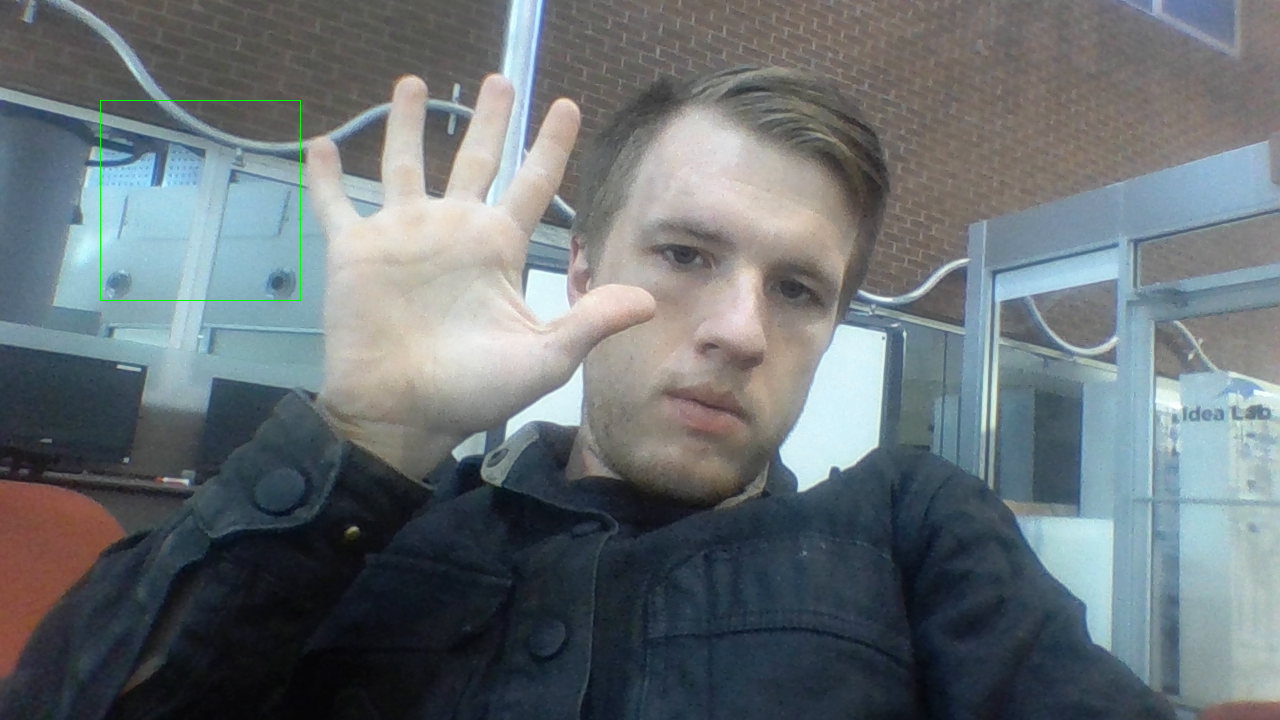
#> input picture test.png, 1280 x 720 px, given in place of the camera
$ python test.py
#> lines starting #> are read from the running program, lines starting #| are printed output that depends on the picture; after the words box and inside, x2 and y2 are one past the last pixel; in counts of white or black regions, pixels touching at a corner belong together
#!/usr/bin/python

# **********************************************
# * Hand Gesture Recognition Implementation v1.0
# * 2 July 2016
# * Mahaveer Verma
# **********************************************

import cv2
import numpy as np
import math
# Variables & parameters
hsv_thresh_lower=150
gaussian_ksize=11
gaussian_sigma=0
morph_elem_size=13
median_ksize=3
capture_box_count=9
capture_box_dim=20
capture_box_sep_x=8
capture_box_sep_y=18
capture_pos_x=500
capture_pos_y=150
cap_region_x_begin=0.5 # start point/total width
cap_region_y_end=0.8 # start point/total width
finger_thresh_l=2.0
finger_thresh_u=3.8
radius_thresh=0.04 # factor of width of full frame
first_iteration=True
finger_ct_history=[0,0]
bg_captured = 0
capture_done = 0

# ------------------------ Function declarations ------------------------ #

# 1. Hand capture histogram
# [138 lines left out: functions hand_capture, hand_threshold, hand_contour_find, mark_fingers, mark_hand_center, find_gesture and 1 more, not called in this run]

# ------------------------ BEGIN ------------------------ #

# Camera
camera = cv2.VideoCapture(0)
while(1):
    # Capture frame from camera
    ret, frame = camera.read()
#> frame is the input picture: shape (720, 1280, 3); mean B, G, R 117, 112.9, 105.1
    frame=cv2.bilateralFilter(frame,5,50,100)
    # Operations on the frame
    frame=cv2.flip(frame,1)
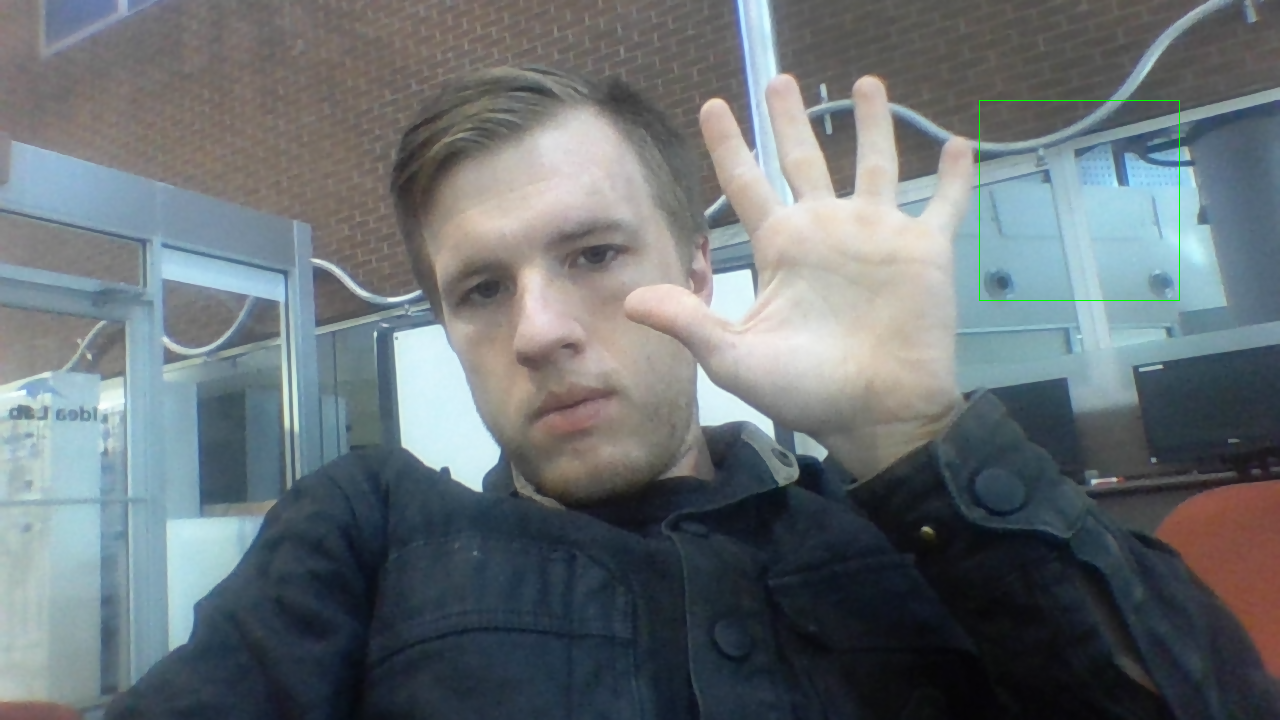
#> frame: shape (720, 1280, 3); mean B, G, R 117, 112.9, 105.1
    cv2.rectangle(frame,(int(cap_region_x_begin*frame.shape[1]),0),(frame.shape[1],int(cap_region_y_end*frame.shape[0])),(255,0,0),1)
    frame_original=np.copy(frame)
    if(bg_captured):

        fg_frame=remove_bg(frame)

    if (not (capture_done and bg_captured)):
        if(not bg_captured):
            cv2.putText(frame,"Remove hand from the frame and press 'b' to capture background",(int(0.05*frame.shape[1]),int(0.97*frame.shape[0])),cv2.FONT_HERSHEY_SIMPLEX,0.5,(0,255,255),1,8)
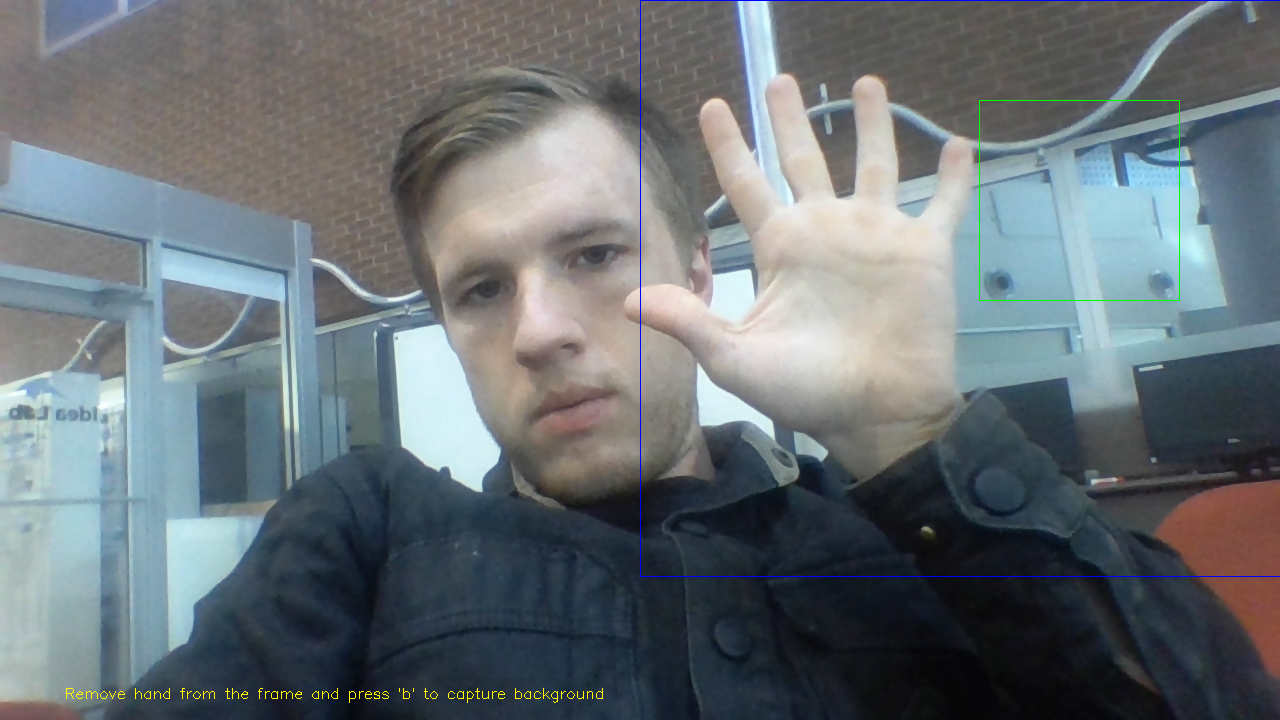
#> frame: shape (720, 1280, 3); mean B, G, R 117.3, 112.9, 105.1
        else:
            cv2.putText(frame,"Place hand inside boxes and press 'c' to capture hand histogram",(int(0.08*frame.shape[1]),int(0.97*frame.shape[0])),cv2.FONT_HERSHEY_SIMPLEX,0.5,(0,255,255),1,8)
        first_iteration=True
        finger_ct_history=[0,0]
        box_pos_x=np.array([capture_pos_x,capture_pos_x+capture_box_dim+capture_box_sep_x,capture_pos_x+2*capture_box_dim+2*capture_box_sep_x,capture_pos_x,capture_pos_x+capture_box_dim+capture_box_sep_x,capture_pos_x+2*capture_box_dim+2*capture_box_sep_x,capture_pos_x,capture_pos_x+capture_box_dim+capture_box_sep_x,capture_pos_x+2*capture_box_dim+2*capture_box_sep_x],dtype=int)
        box_pos_y=np.array([capture_pos_y,capture_pos_y,capture_pos_y,capture_pos_y+capture_box_dim+capture_box_sep_y,capture_pos_y+capture_box_dim+capture_box_sep_y,capture_pos_y+capture_box_dim+capture_box_sep_y,capture_pos_y+2*capture_box_dim+2*capture_box_sep_y,capture_pos_y+2*capture_box_dim+2*capture_box_sep_y,capture_pos_y+2*capture_box_dim+2*capture_box_sep_y],dtype=int)
        for i in range(capture_box_count):
            cv2.rectangle(frame,(box_pos_x[i],box_pos_y[i]),(box_pos_x[i]+capture_box_dim,box_pos_y[i]+capture_box_dim),(255,0,0),1)
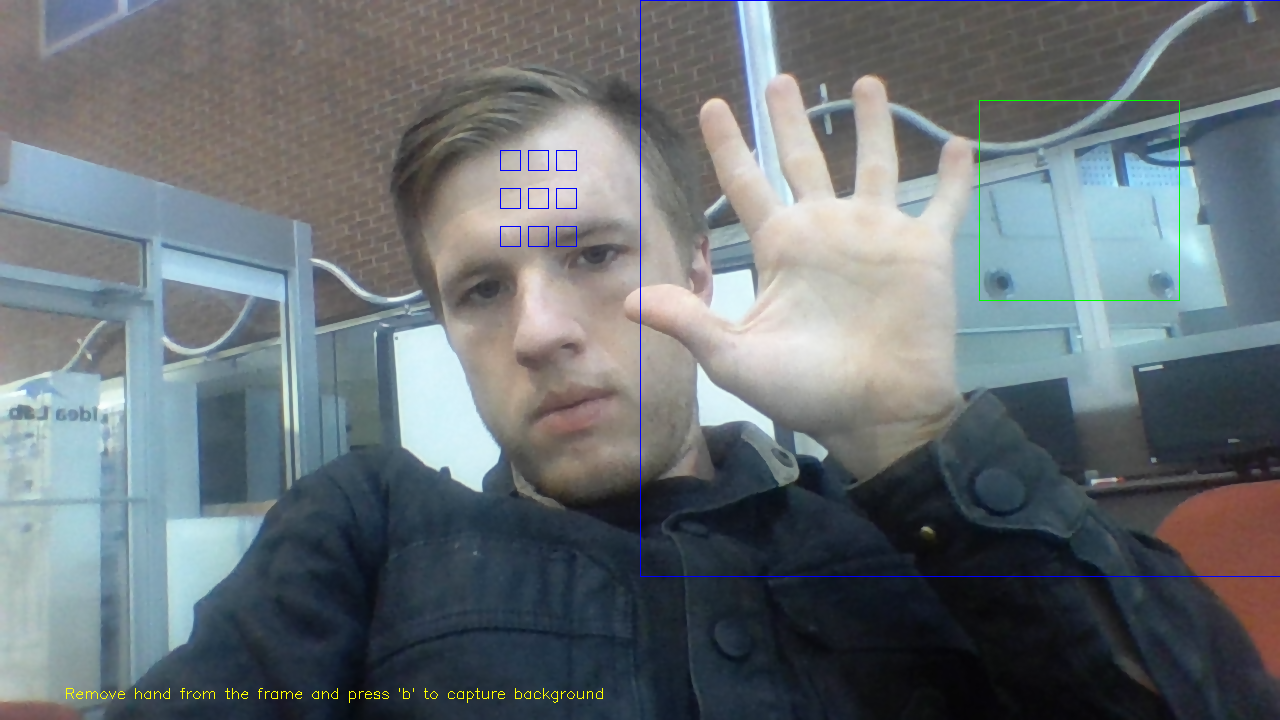
#> frame: shape (720, 1280, 3); 0.08% of pixels changed, all inside (x1, y1, x2, y2) = (500, 150, 577, 247)
    else:
        frame=hand_threshold(fg_frame,hand_histogram)
        contour_frame=np.copy(frame)
        contours,hierarchy=cv2.findContours(contour_frame,cv2.RETR_TREE,cv2.CHAIN_APPROX_SIMPLE)
        found,hand_contour=hand_contour_find(contours)
        if(found):
            hand_convex_hull=cv2.convexHull(hand_contour)
            frame,hand_center,hand_radius,hand_size_score=mark_hand_center(frame_original,hand_contour)
            if(hand_size_score):
                frame,finger,palm=mark_fingers(frame,hand_convex_hull,hand_center,hand_radius)
                frame,gesture_found=find_gesture(frame,finger,palm)
        else:
            frame=frame_original

    # Display frame in a window
    cv2.imshow("test", frame)
    interrupt=cv2.waitKey(10)
#> (key q is pressed here)

    # Quit by pressing 'q'
    if  interrupt & 0xFF == ord('q'):
        break
    # Capture hand by pressing 'c'
    elif interrupt & 0xFF == ord('c'):
        if(bg_captured):
            capture_done=1
            hand_histogram=hand_capture(frame_original,box_pos_x,box_pos_y)
    # Capture background by pressing 'b'
    elif interrupt & 0xFF == ord('b'):
        bg_model = cv2.BackgroundSubtractorMOG2(0, 10)
        bg_captured=1
        print("going here")
    # Reset captured hand by pressing 'r'
    elif interrupt & 0xFF == ord('r'):
        capture_done=0
        bg_captured=0

# Release camera & end program
camera.release()
cv2.destroyAllWindows()

$ run again, on Hand.png
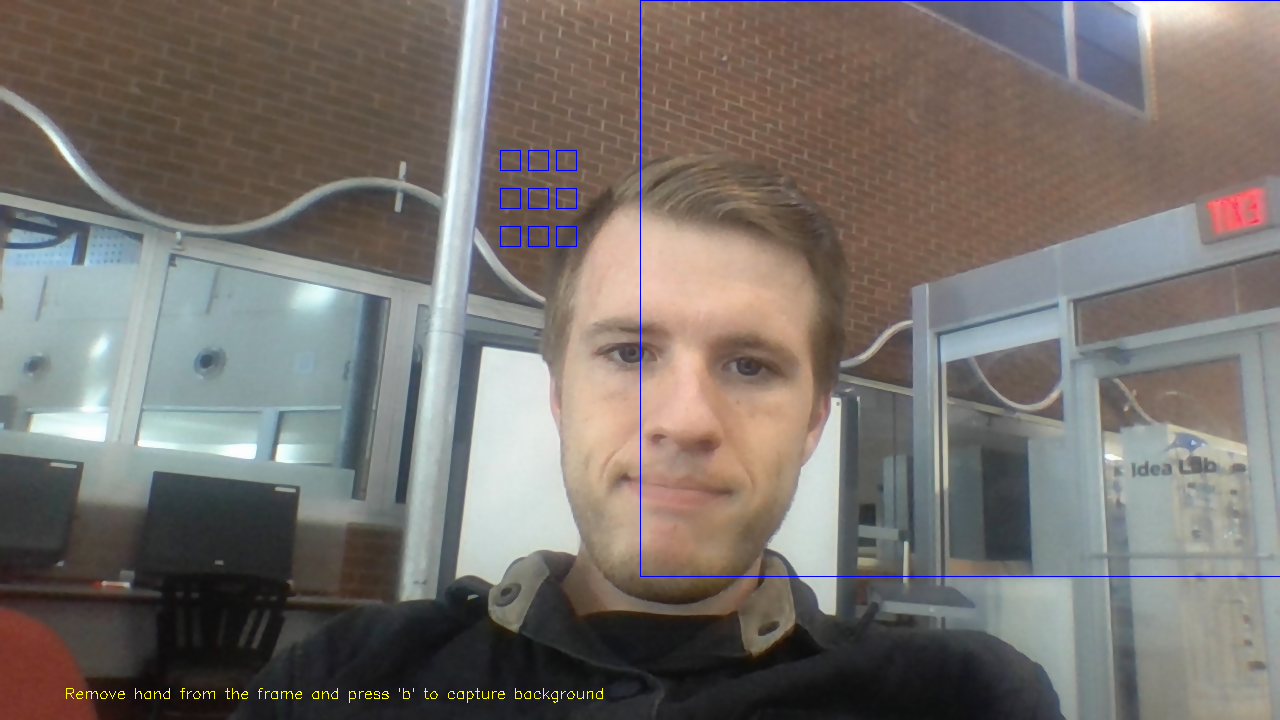
#> input picture Hand.png, 1280 x 720 px, given in place of the camera
#> frame is the input picture: shape (720, 1280, 3); mean B, G, R 108.4, 113.6, 119.7
#> `cv2.putText(frame,"Remove hand from the frame and press 'b' to capture..`:
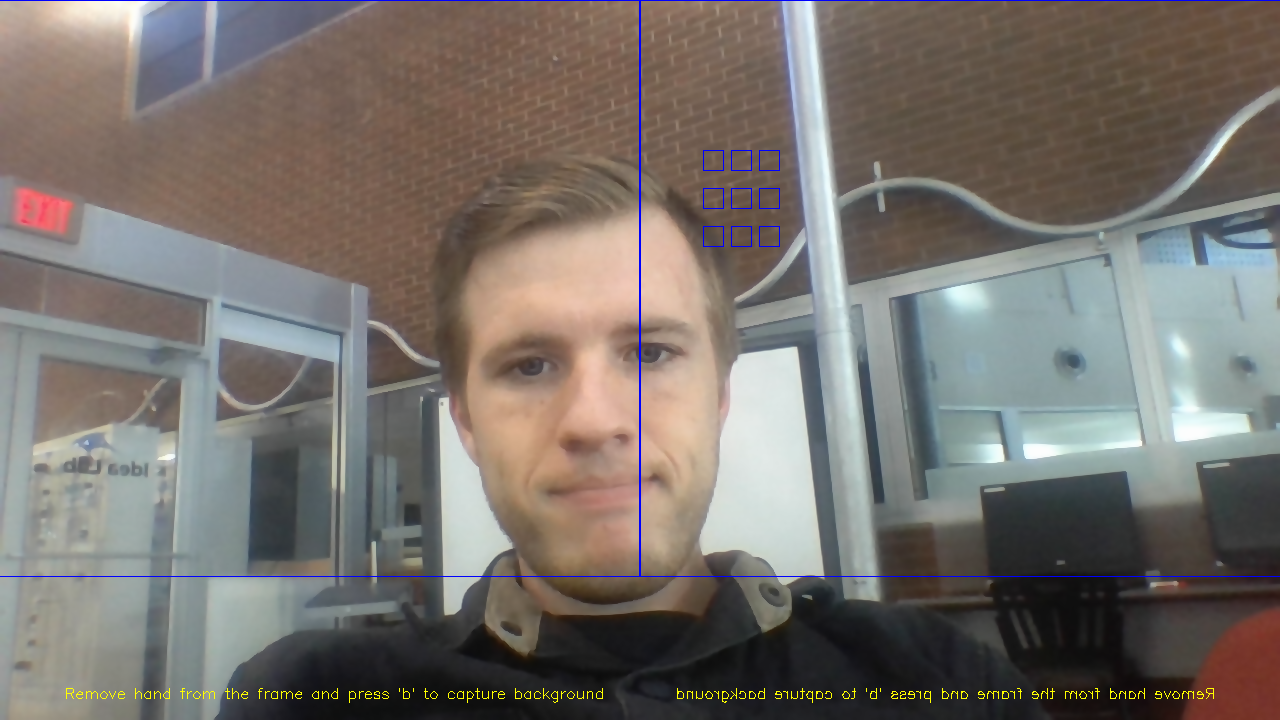
#> frame: shape (720, 1280, 3); mean B, G, R 108.7, 113.6, 119.7
#> after the loop `for i in range(capture_box_count):`:
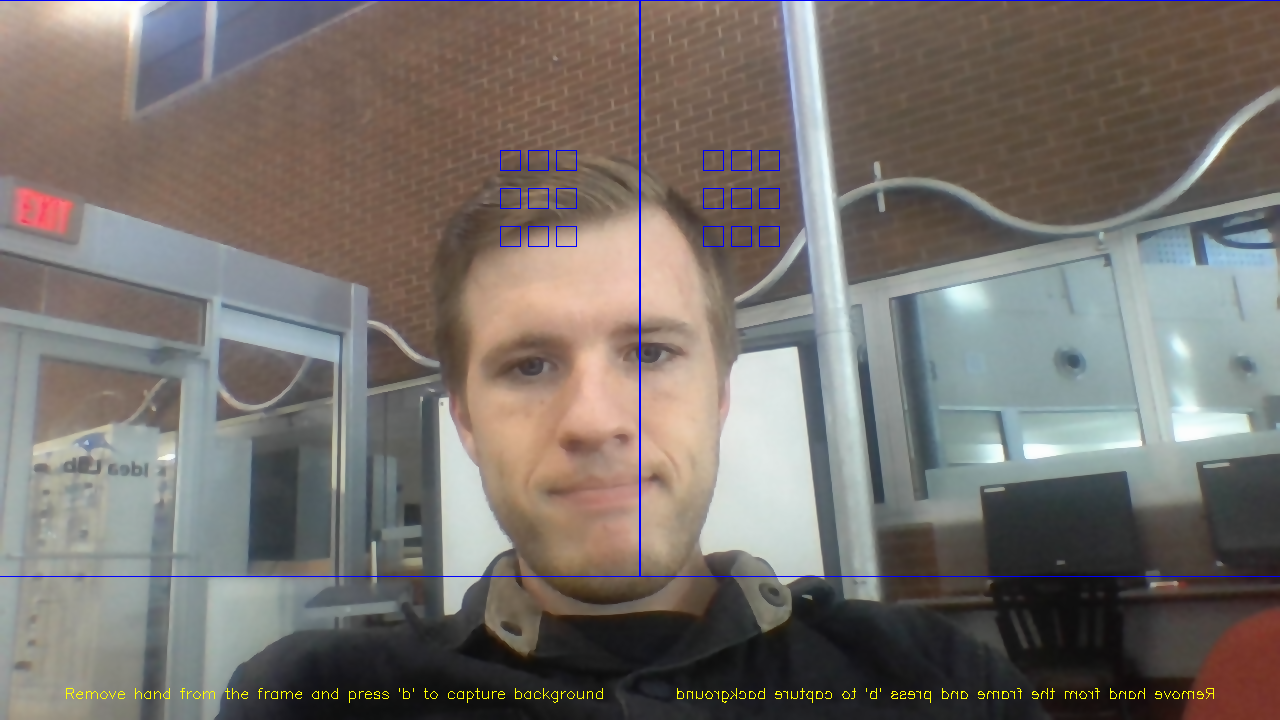
#> frame: shape (720, 1280, 3); 0.08% of pixels changed, all inside (x1, y1, x2, y2) = (500, 150, 577, 247)
